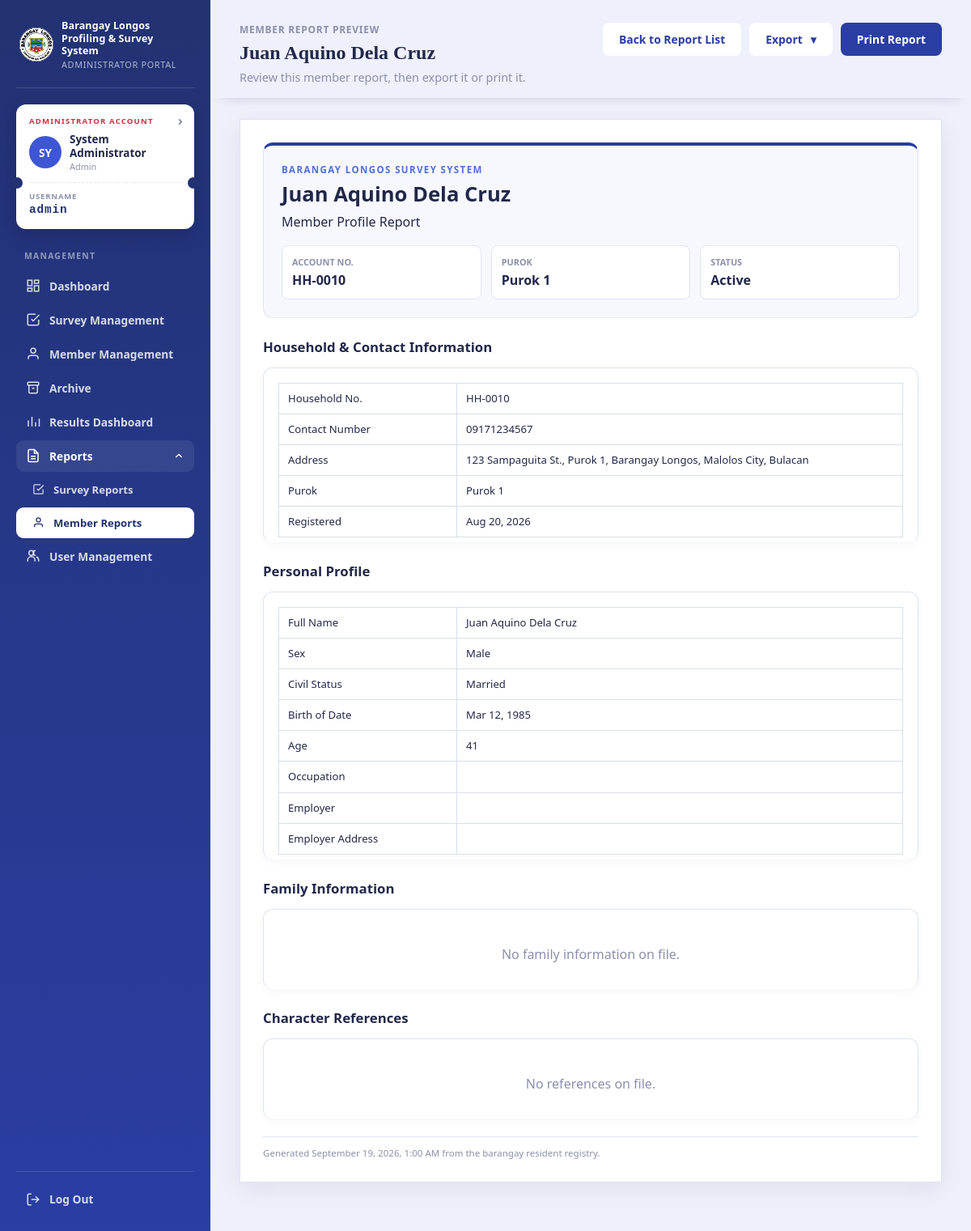
The app's page /admin/pages/member_report_preview.php?resident_id=10 (signed in) with its own data.
### tables this page shows
CREATE TABLE `staff_admin` (
  `id` int(10) UNSIGNED NOT NULL,
  `username` varchar(80) NOT NULL,
  `full_name` varchar(120) NOT NULL,
  `password_hash` varchar(255) NOT NULL,
  `role` enum('admin','staff') NOT NULL DEFAULT 'staff',
  `contact_number` varchar(30) NOT NULL DEFAULT '',
  `address` text NOT NULL,
  `birthday` date DEFAULT NULL,
  `is_active` tinyint(1) NOT NULL DEFAULT 1,
  `archived_at` timestamp NULL DEFAULT NULL,
  `created_at` timestamp NULL DEFAULT current_timestamp()
);

CREATE TABLE `residents` (
  `id` int(10) UNSIGNED NOT NULL,
  `resident_number` varchar(30) NOT NULL,
  `household_number` varchar(30) NOT NULL,
  `head_name` varchar(120) NOT NULL,
  `contact_number` varchar(30) NOT NULL,
  `address` text NOT NULL,
  `purok` varchar(20) DEFAULT NULL,
  `is_active` tinyint(1) NOT NULL DEFAULT 1,
  `password_hash` varchar(255) NOT NULL,
  `must_change_password` tinyint(1) NOT NULL DEFAULT 1,
  `archived_at` timestamp NULL DEFAULT NULL,
  `created_at` timestamp NULL DEFAULT current_timestamp(),
  `updated_at` timestamp NULL DEFAULT current_timestamp() ON UPDATE current_timestamp()
);

CREATE TABLE `resident_profile` (
  `id` int(10) UNSIGNED NOT NULL,
  `resident_id` int(10) UNSIGNED NOT NULL,
  `last_name` varchar(80) NOT NULL,
  `first_name` varchar(80) NOT NULL,
  `middle_name` varchar(80) DEFAULT NULL,
  `extension_name` varchar(20) DEFAULT NULL,
  `sex` enum('male','female') DEFAULT NULL,
  `civil_status` enum('single','married','widowed','separated','divorced') DEFAULT NULL,
  `birthday` date DEFAULT NULL,
  `occupation` varchar(120) DEFAULT NULL,
  `employer` varchar(120) DEFAULT NULL,
  `employer_address` text DEFAULT NULL,
  `photo_path` varchar(255) DEFAULT NULL,
  `created_at` timestamp NULL DEFAULT current_timestamp(),
  `updated_at` timestamp NULL DEFAULT current_timestamp() ON UPDATE current_timestamp()
);

### admin/pages/member_reports.php (the view, shortened to what the rows shown need)
<?php
require_once __DIR__ . '/../../config/admin_auth.php';
$admin = require_admin();
$db = database();
$isPreview = defined('RENDER_MEMBER_REPORT_PREVIEW');
$selectedResidentId = filter_input(INPUT_GET, 'resident_id', FILTER_VALIDATE_INT) ?: 0;
$where = ['r.archived_at IS NULL'];
$params = [];
$whereSql = 'WHERE ' . implode(' AND ', $where);
$perPage = 10;
$memberCountStatement = $db->prepare("SELECT COUNT(*) FROM residents r LEFT JOIN resident_profile rp ON rp.resident_id = r.id $whereSql");
$memberCountStatement->execute($params);
$filteredCount = (int) $memberCountStatement->fetchColumn();
$pageCount = max(1, (int) ceil($filteredCount / $perPage));
$page = min(max(1, (int) ($_GET['page'] ?? 1)), $pageCount);
$paginationSql = $isPreview ? '' : ' LIMIT ' . $perPage . ' OFFSET ' . (($page - 1) * $perPage);
$memberStatement = $db->prepare(
    "SELECT r.id, r.resident_number, r.household_number, r.head_name, r.contact_number, r.address,
            r.purok, r.is_active, r.created_at, rp.civil_status, rp.birthday
     FROM residents r
     LEFT JOIN resident_profile rp ON rp.resident_id = r.id
     $whereSql
     ORDER BY CASE WHEN rp.civil_status IS NULL OR rp.civil_status = '' THEN 1 ELSE 0 END,
              rp.civil_status ASC, r.head_name ASC" . $paginationSql
);
$memberStatement->execute($params);
$members = $memberStatement->fetchAll();
$selectedMember = null;
$memberProfile = null;
$memberSpouse = null;
$memberParents = null;
$memberChildren = [];
$memberReferences = [];
$memberAge = null;
if ($selectedResidentId > 0) {
    foreach ($members as $m) {
        if ((int) $m['id'] === $selectedResidentId) {
            $selectedMember = $m;
            break;
        }
    }
}
if ($selectedMember !== null) {
    $memberAge = $selectedMember['birthday'] ? (int) (new DateTime($selectedMember['birthday']))->diff(new DateTime())->y : null;
    $profileStatement = $db->prepare('SELECT * FROM resident_profile WHERE resident_id = ? LIMIT 1');
    $profileStatement->execute([$selectedResidentId]);
    $memberProfile = $profileStatement->fetch() ?: null;
    $spouseStatement = $db->prepare('SELECT * FROM resident_spouse WHERE resident_id = ? LIMIT 1');
    $spouseStatement->execute([$selectedResidentId]);
    $memberSpouse = $spouseStatement->fetch() ?: null;
    $parentsStatement = $db->prepare('SELECT * FROM resident_parents WHERE resident_id = ? LIMIT 1');
    $parentsStatement->execute([$selectedResidentId]);
    $memberParents = $parentsStatement->fetch() ?: null;
    $childrenStatement = $db->prepare('SELECT child_name, age FROM resident_children WHERE resident_id = ? ORDER BY id');
    $childrenStatement->execute([$selectedResidentId]);
    $memberChildren = $childrenStatement->fetchAll();
    $referencesStatement = $db->prepare('SELECT reference_name, signature_path FROM resident_references WHERE resident_id = ? ORDER BY id');
    $referencesStatement->execute([$selectedResidentId]);
    $memberReferences = $referencesStatement->fetchAll();
}
?>
<!doctype html>
<html lang="en">
<head>
<link rel="stylesheet" href="../../assets/css/dashboard.css?v=15">
<link rel="stylesheet" href="../css/logout.css">
<link rel="stylesheet" href="../../assets/css/admin-management.css">
<link rel="stylesheet" href="../css/results.css?v=2">
<link rel="stylesheet" href="../css/surveys.css?v=8">
<link rel="stylesheet" href="../css/confirm-modal.css?v=3">
</head>
<body>
<div class="portal-shell">
<aside class="sidebar">
    <div class="id-card" data-navigate-href="admin_profile.php"><div class="id-eyebrow"><?= $admin['role'] === 'admin' ? 'Administrator Account' : 'Staff Account' ?></div><div class="id-card-row"><div class="id-avatar"><?= h(strtoupper(substr($admin['full_name'], 0, 2))) ?></div><div class="id-card-name"><?=h($admin['full_name'])?><small><?=h(ucfirst($admin['role']))?></small></div></div><div class="id-card-perf"></div><div class="id-card-number"><span>Username</span><?= h($admin['username']) ?></div></div>
</aside>
<main class="main">
<div class="sticky-head">
    <div class="topbar">
        <div>
            <div class="page-eyebrow"><?= $isPreview ? 'Member report preview' : 'Reports' ?></div>
            <h1 class="page-title"><?= $isPreview ? h($selectedMember['head_name'] ?? 'Report Preview') : 'Member Reports' ?></h1>
            <p class="page-sub"><?= $isPreview ? 'Review this member report, then export it or print it.' : 'Filter registered residents, then select a report to preview.' ?></p>
        </div>
    </div>
    </div>
    <?php if ($selectedMember !== null): ?>
    <?php
        $fullName = trim(($memberProfile['first_name'] ?? '') . ' ' . ($memberProfile['middle_name'] ?? '') . ' ' . ($memberProfile['last_name'] ?? '') . ' ' . ($memberProfile['extension_name'] ?? ''));
        $fullName = $fullName !== '' ? preg_replace('/\s+/', ' ', $fullName) : $selectedMember['head_name'];
    ?>
    <article class="report-document">
        <header class="document-head">
            <div class="document-kicker">Barangay Longos Survey System</div>
            <h1 class="document-title"><?= h($selectedMember['head_name']) ?></h1>
            <div>Member Profile Report</div>
            <div class="document-meta">
                <div class="meta-box"><div class="meta-label">Account No.</div><div class="meta-value"><?= h($selectedMember['resident_number']) ?></div></div>
                <div class="meta-box"><div class="meta-label">Purok</div><div class="meta-value"><?= h($selectedMember['purok'] ?: '') ?></div></div>
                <div class="meta-box"><div class="meta-label">Status</div><div class="meta-value"><?= $selectedMember['is_active'] ? 'Active' : 'Deactivated' ?></div></div>
            </div>
        </header>
        <section class="report-section">
            <h2>Household &amp; Contact Information</h2>
            <div class="question-block">
                <div class="table-scroll">
                <table class="report-table">
                    <colgroup><col style="width:220px"><col></colgroup>
                    <tbody>
                        <tr><td>Household No.</td><td><?= h($selectedMember['household_number']) ?></td></tr>
                        <tr><td>Contact Number</td><td><?= h($selectedMember['contact_number']) ?></td></tr>
                        <tr><td>Address</td><td><?= nl2br(h($selectedMember['address'])) ?></td></tr>
                        <tr><td>Purok</td><td><?= h($selectedMember['purok'] ?: '') ?></td></tr>
                        <tr><td>Registered</td><td><?= h(date('M j, Y', strtotime($selectedMember['created_at']))) ?></td></tr>
                    </tbody>
                </table>
                </div>
            </div>
        </section>
        <section class="report-section">
            <h2>Personal Profile</h2>
            <div class="question-block">
                <div class="table-scroll">
                <table class="report-table">
                    <colgroup><col style="width:220px"><col></colgroup>
                    <tbody>
                        <tr><td>Full Name</td><td><?= h($fullName) ?></td></tr>
                        <tr><td>Sex</td><td><?= !empty($memberProfile['sex']) ? h(ucfirst($memberProfile['sex'])) : '' ?></td></tr>
                        <tr><td>Civil Status</td><td><?= !empty($memberProfile['civil_status']) ? h(ucfirst($memberProfile['civil_status'])) : '' ?></td></tr>
                        <tr><td>Birth of Date</td><td><?= !empty($memberProfile['birthday']) ? h(date('M j, Y', strtotime($memberProfile['birthday']))) : '' ?></td></tr>
                        <tr><td>Age</td><td><?= $memberAge !== null ? $memberAge : '' ?></td></tr>
                        <tr><td>Occupation</td><td><?= !empty($memberProfile['occupation']) ? h($memberProfile['occupation']) : '' ?></td></tr>
                        <tr><td>Employer</td><td><?= !empty($memberProfile['employer']) ? h($memberProfile['employer']) : '' ?></td></tr>
                        <tr><td>Employer Address</td><td><?= !empty($memberProfile['employer_address']) ? h($memberProfile['employer_address']) : '' ?></td></tr>
                    </tbody>
                </table>
                </div>
            </div>
        </section>
        <section class="report-section">
            <h2>Family Information</h2>
            <div class="question-block">
                <?php if ($memberSpouse === null && $memberParents === null && !$memberChildren): ?>
                    <p class="empty-report">No family information on file.</p>
                <?php endif; ?>
            </div>
        </section>
        <section class="report-section">
            <h2>Character References</h2>
            <div class="question-block">
                <?php if (!$memberReferences): ?>
                    <p class="empty-report">No references on file.</p>
                <?php endif; ?>
            </div>
        </section>
        <footer class="document-footer">Generated <?= h(date('F j, Y, g:i A')) ?> from the barangay resident registry.</footer>
    </article>
    <?php endif; ?>
</main>
</div>
</body>
</html>

### records on screen
staff_admin: full_name "SY", full_name "System Administrator", role "Admin", username "admin"
residents: head_name "Juan Aquino Dela Cruz", resident_number "HH-0010", purok "Purok 1", household_number "HH-0010", contact_number "09171234567", address "123 Sampaguita St., Purok 1, Barangay Longos, Malolos City, Bulacan", created_at "Aug 20, 2026"
resident_profile: fullName "Juan Aquino Dela Cruz", sex "Male", civil_status "Married", birthday "Mar 12, 1985", birthday "41"
